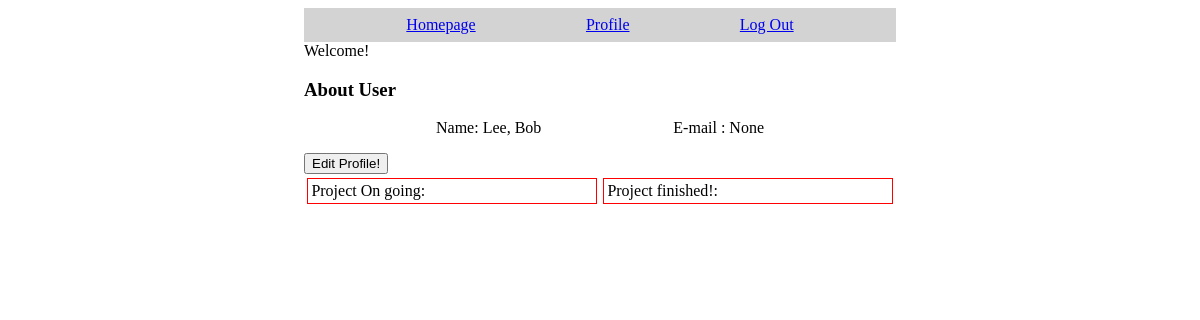
/profile.php?student=8 (signed in), run on an earlier commit of the app's database.
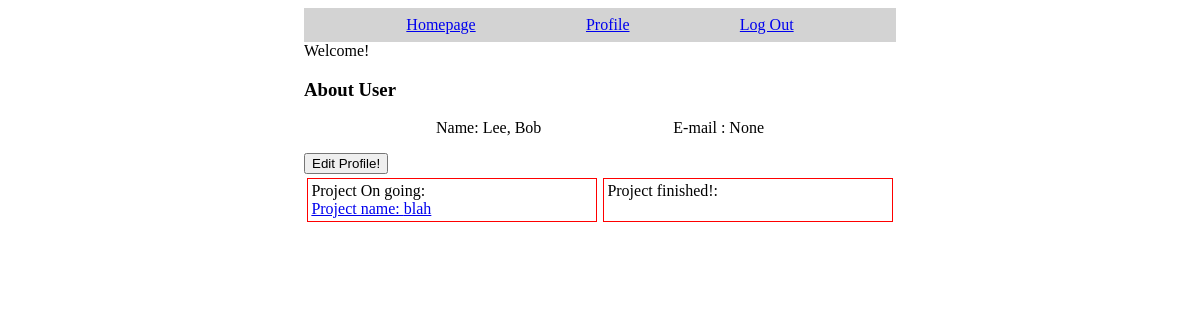
And on a later commit of the database.
### tables this page shows
CREATE TABLE `project` (
  `id` int(10) UNSIGNED NOT NULL,
  `opener` int(10) UNSIGNED NOT NULL,
  `name` varchar(255) NOT NULL,
  `isPublic` tinyint(1) NOT NULL DEFAULT 0,
  `isClosed` tinyint(1) NOT NULL DEFAULT 0,
  `dueDate` date DEFAULT NULL
);

### profile.php (the view, shortened to what this page needs)
<html>
<head>
    <link rel="stylesheet" href="css/profile.css">
    <link rel="stylesheet" href="css/bodyMain.css">
</head>
<body>
    <div class="bodyMain">
        <?php include "navbar.php"; ?>
        <div id="bodyTop">
            <?php
            $profileStudentID = $_GET["student"];
            echo "Welcome!";
            $db = mysqli_connect('localhost', 'root', '') or die('Unable to connect. Check your connection parameters.');
            mysqli_select_db($db, 'projectSite') or die(mysqli_error($db));
            $getUserDataQuery = "SELECT * from student Where id = '$profileStudentID'";
            $userData = mysqli_fetch_assoc(mysqli_query($db, $getUserDataQuery));
            if ($userData["email"] == NULL) {
                $userData["email"] = "None";
            }
            echo "<h3>About User</h3>";
            echo "<div style='display: flex; flex-direction: row; justify-content: space-evenly; margin-bottom:1rem;'>
                        <div>Name: " . $userData["lastName"] . ", " . $userData["firstName"] . "</div>
                        <div>E-mail : " . $userData["email"] . "</div>
                    </div>";
            echo "<a href='editProfile.php'><button>Edit Profile!</button></a>";
            ?>
        </div>
        <div id="bodyBottom">
            <div id="ongoingDiv">
                Project On going:<br>
                <?php
                if (isset($_SESSION["currentUser"])) {
                    $query = "SELECT * FROM project WHERE id IN (SELECT groupID FROM projectmembers WHERE memberID = '$profileStudentID') AND isClosed = 0";
                    $userProjectArr = mysqli_query($db, $query) or die(mysqli_error($db));
                    while ($project = mysqli_fetch_assoc($userProjectArr)) {
                        echo "<a href='projectThread.php?projectID=" . $project['id'] . "'>Project name: " . $project["name"] . "</a><br>";
                    }
                }
                ?>
            </div>
            <div id="finishedDiv">
                Project finished!:<br>
            </div>
        </div>
    </div>
</body>
</html>

What changed in the data, as far as the page shows it:
added project: name "blah"
